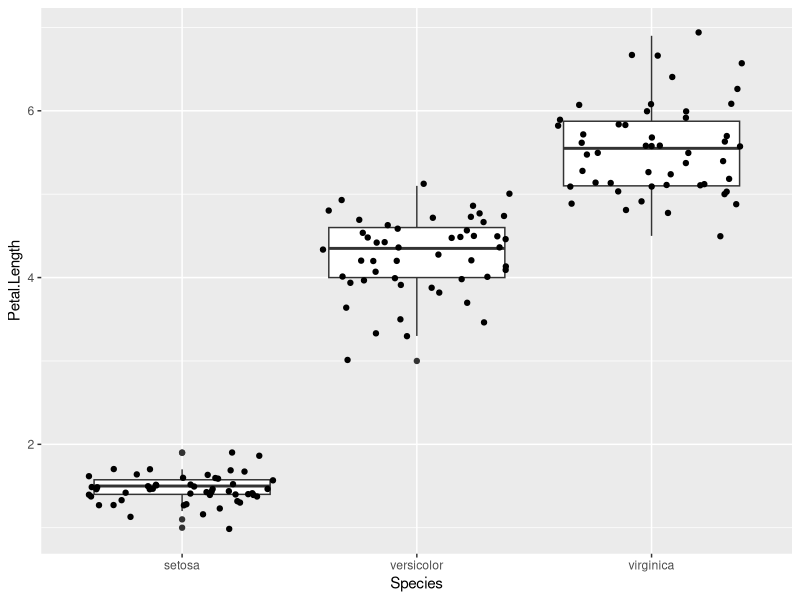

Recreate this plot in R.
library(dplyr)
library(ggplot2)
gg<-iris%>% 
      ggplot(aes(Species, Petal.Length))+ 
      geom_boxplot()+ 
      geom_jitter()

ggsave("output/test.jpg", plot=gg, width=2000, height=1200, units="px")